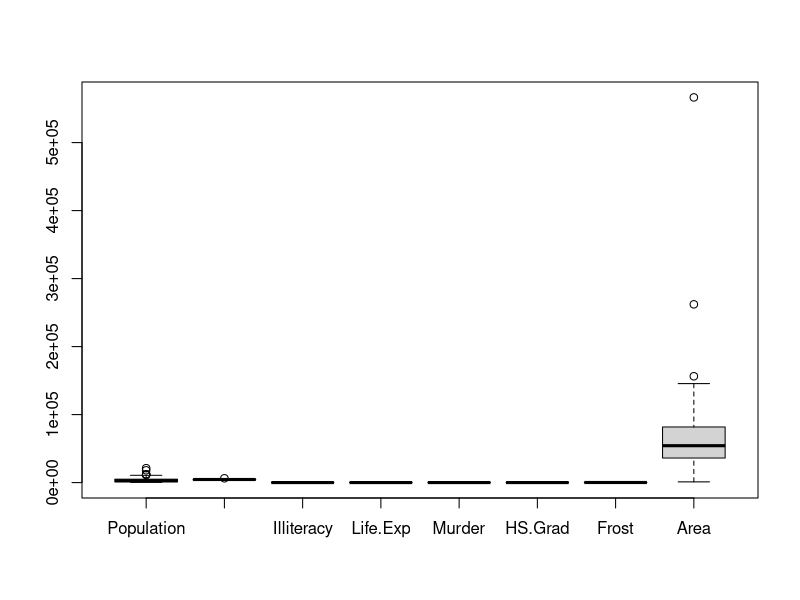

R code for this plot:
#
# 이름 : 이윤지
# 작성일 : 2019. 12. 04
# 제출일 : 2019. 12. 05

#문1)
#다음과 같이 결측값이 포함된 데이터셋 ds를 생성한 후, 다음 문제를 해결하기 위한 R 코드를 작성하시오.

ds <- state.x77
ds[2,3] <- NA; ds[3,1] <- NA; ds[2,4] <- NA; ds[4,3] <- NA

#(1) 각 열별로 결측값이 몇 개인지 출력하시오.
class(ds)
head(ds)
sum(is.na(ds))

for( i in 1:ncol(ds)){
  ds.na <- is.na(ds[,i])
  cat( colnames(ds)[i], "\t",
       sum(ds.na),"\n" )
}

#(2) 결측값이 포함된 행들의 데이터를 출력하시오.
ds[ !complete.cases(ds), ]


#(3) 결측값이 포함된 행은 몇 개인지 출력하시오.
sum( rowSums( is.na(ds) ) > 0 )

#(4) 결측값이 포함된 행들을 제외하고(=NA가 없는 행만) 새로운 데이터셋 ds.new를 만들어보시오.
ds.new <- ds[ complete.cases(ds), ]
ds.new
sum(is.na(ds.new)) # = 0 : 결측치 없음

# ----------------------------------------------------------------------------------------------------

#문2)
#다음과 같이 state.x77 데이터셋을 st에 저장한 후 다음 문제를 해결하기 위한 R 코드를 작성하시오.

st <- data.frame(state.x77)

#(1) st의 각 변수(열)들에 대해 특이값이 존재하는지 상자그림을 그려 확인하시오.

boxplot( st ) # : Populationm, Income, Area만 특이값(이상치) 있음.

#boxplot( st$Population ) 이상치 있음
#boxplot( st$Income)      이상치 있음 
#boxplot(st$Illiteracy)   이상치 없음
#boxplot(st$Life.Exp)     이상치 없음
#boxplot(st$Murder)       이상치 없음
#boxplot(st$HS.Grad)      이상치 없음
#boxplot(st$Frost)        이상치 없음
#boxplot(st$Area)         이상치 있음


#(2) 특이값이 존재하는 경우 이상치를 NA로 대체하여 저장하시오.
out.val1 <- boxplot.stats( st$Population )$out
out.val2 <- boxplot.stats( st$Income )$out
out.val3 <- boxplot.stats( st$Area )$out

st$Population[st$Population %in% out.val1] <- NA
st$Income[st$Income %in% out.val2] <- NA
st$Area[st$Area %in% out.val3] <- NA

#for ( i in 1:ncol( st ) ) {
#  outlier <- boxplot.stats( st[ , i ] )$out
#  if ( length( outlier ) > 0 ) {
#    st[ st[ , i ] %in% outlier, i ] <- NA
#  }
#}


sum(is.na(st))

head(st)


#(3) st에서 NA가 존재하는 행들을 제거하여(=NA가 없는 행들만 존재하게) st2에 저장하시오.
st2 <- st[ complete.cases(st), ]
sum(is.na(st2))

# ----------------------------------------------------------------------------------------------------

#문3) 
#R에서 제공하는 airquality 데이터셋에 대해 다음의 문제를 해결하기 위한 R 코드를 작성하시오.

#(1) airquality를 AQ에 저장하시오.

AQ <- data.frame(airquality)
AQ
sum(is.na(AQ))
head(AQ)

#(2) AQ에서 <열별>로 NA의 개수를 출력하시오.
for (i in 1:ncol(AQ)){
  AQ.na <- is.na(AQ[,i])
  cat(colnames(AQ)[i],
      "\t", sum(AQ.na), "\n")
}

#for ( i in 1:ncol(AQ)){
#  cat(colnames(AQ)[i],
#      "\t", sum(is.na(AQ[,i])), "\n" )
#}



#(3) AQ에서 행별로 NA의 개수를 출력하시오.
dim(AQ)

for (i in 1:nrow(AQ)){
  AQr.na <- is.na(AQ[i,])
  cat(rownames(AQ)[i],
      "\t", sum(AQr.na), "\n")
}


#(4) AQ에서 NA를 포함하지 않은 행들만 출력하시오.

AQ[ complete.cases(AQ),]


#(5) AQ에서 NA를 NA가 속한 열의 평균값으로 치환하여 AQ2로 저장하고, AQ2의 내용을 출력하시오.
#AQ[is.na(AQ)] <- 
  
# 열의 평균 

colSums(is.na(AQ))
# Ozone Solar.R    Wind    Temp   Month     Day 
# 37       7       0       0       0       0 

AQ2 <- AQ

OZ <- mean(AQ2$Ozone, na.rm = T );     OZ # 42.12931
AQ2$Ozone[is.na(AQ$Ozone)] <- OZ

sum(is.na(AQ2$Ozone)) # 결측치 : 0개
AQ2$Ozone # 결측치가 원본의 Ozone에서 na를 제외한 값들의 평균으로 대체 됨.

SR <- mean(AQ2$Solar.R, na.rm = T );   SR # 185.9315

AQ2$Solar.R[is.na(AQ2$Solar.R)] <- SR
sum(is.na(AQ2$Solar.R)) # 결측치 : 0개
AQ2$Solar.R

AQ2 # 결측치 모두 바뀜


# colmean <- colMeans( AQ, na.rm = T )
# colmean

# AQ2 <- AQ
# for ( i in 1:ncol( AQ2 ) ) {
#   AQ2[ is.na( AQ2[ , i ] ), i ] <- colmean[ i ]
# }
# AQ2 


# ----------------------------------------------------------------------------------------------------

#문4)
#R에서 제공하는 state.x77 데이터셋에 대하여 다음 문제를 해결하기 위한 R 코드를 작성하시오.

install.packages("dplyr")
library(dplyr)

#(1) state.x77 데이터셋을 Population(인구수)를 기준으로 오름차순 정렬하시오.

state <- data.frame(state.x77)
state
class(state)

state %>%
  arrange( Population )

#(2) state.x77 데이터셋을 Income(소득)을 기준으로 내림차순 정렬하시오.

state %>% arrange( desc( Income ) )

#(3) Illiteracy(문맹률)가 낮은 상위 10개 주의 이름과 문맹률을 출력하시오.
state %>% 
  mutate( city = rownames(state) ) %>% 
  arrange( Illiteracy ) %>% 
  select( city, Income) %>% 
  head(10)

# tmp <- state.x77[ order( state.x77[ , 'Illiteracy' ] ) , ]
# tmp[ 1:10, 'Illiteracy' ]

# ----------------------------------------------------------------------------------------------------

#문5)
#R에서 제공하는 mtcars 데이터셋에 대하여 다음 문제를 해결하기 위한 R 코드를 작성하시오.

#(1) mtcars 데이터셋을 gear(기어)의 개수에 따라 그룹을 나누어 mt.gear에 저장하시오.
#(단, split() 함수를 사용)
mt.gear <- split(mtcars, mtcars$gear)
mt.gear

#(2) mt.gear에서 gear(기어)의 개수가 4인 그룹의 데이터를 출력하시오.
#str(mt.gear); summary(mt.gear)
mt.gear$`4`

#(3) mt.gear에서 gear(기어)의 개수가 3인 그룹과 5인 그룹의 데이터를 합쳐서
#mt.gear.35에 저장하고 내용을 출력하시오.

mt.gear3 <- mt.gear$`3`
mt.gear5 <- mt.gear$`5`

nrow(mt.gear3);   nrow(mt.gear5)

mt.gear.35 <- bind_rows( mt.gear3, mt.gear5 )
mt.gear.35

#(4) mtcars 데이터셋에서 wt(중량)가 1.5~3.0 사이인 행들을 추출하여 출력하시오.

mtcars %>% 
  filter( wt >= 1.5 & wt <= 3.0 )

#subset( mtcars, wt >= 1.5 & wt < 3.0 )

# ----------------------------------------------------------------------------------------------------

#문6)
#다음의 문제를 해결하기 위한 R코드를 작성하시오.

#다음과 같이 데이터프레임 authors와 books를 생성하고 authors와 books의 내용을 출력하시오.	

authors <- data.frame( surname = c( "Twein", "Venables", "Tierney", "Ripley", "McNeil" ),
                       nationality = c( "US", "Australia", "US", "UK", "Australia" ),
                       retired = c( "yes", rep( "no", 4 ) ) )
books <- data.frame( name = c( "Johns", "Venables", "Tierney", "Ripley", "Ripley", "McNeil" ),
                     title = c( "Exploratory Data Analysis", 
                                "Modern Applied Statistics ...",
                                "LISP-STAT",
                                "Spatial Statistics", "Stochastic Simulation",
                                "Interactive Data Analysis" ),
                     other.author = c( NA, "Ripley", NA, NA, NA, NA ) )

#(1) surname과 name을 <공통 열로 하여> authors와 books를 병합하여 출력하시오.
#(두 데이터프레임에서 공통 열의 값이 일치하는 것들만 병합).
merge( authors, books, by.x = c("surname"), by.y = c("name") )

#(2) surname과 name을 <공통 열로 하여> authors와 books를 병합하여 출력하되
#authors의 행들이 모두 표시되도록 하시오.
merge( authors, books, by.x = c("surname"), by.y = c("name"), all.x = T )

#(3) surname과 name을 <공통 열로 하여> authors와 books를 병합하여 출력하되
#books의 행들은 모두 표시되도록 하시오.
merge( authors, books, by.x = c("surname"), by.y = c("name"), all.y = T )

#(4) surname과 other.author를 "공통 열로 하여" authors와 books를 병합하여 출력하시오.
# 틀림 : merge( authors, books, by.x = c("surname"), by.y = c("name"), all = T)

merge( authors, books, by.x = c( 'surname' ), by.y = c( 'other.author' ) )

